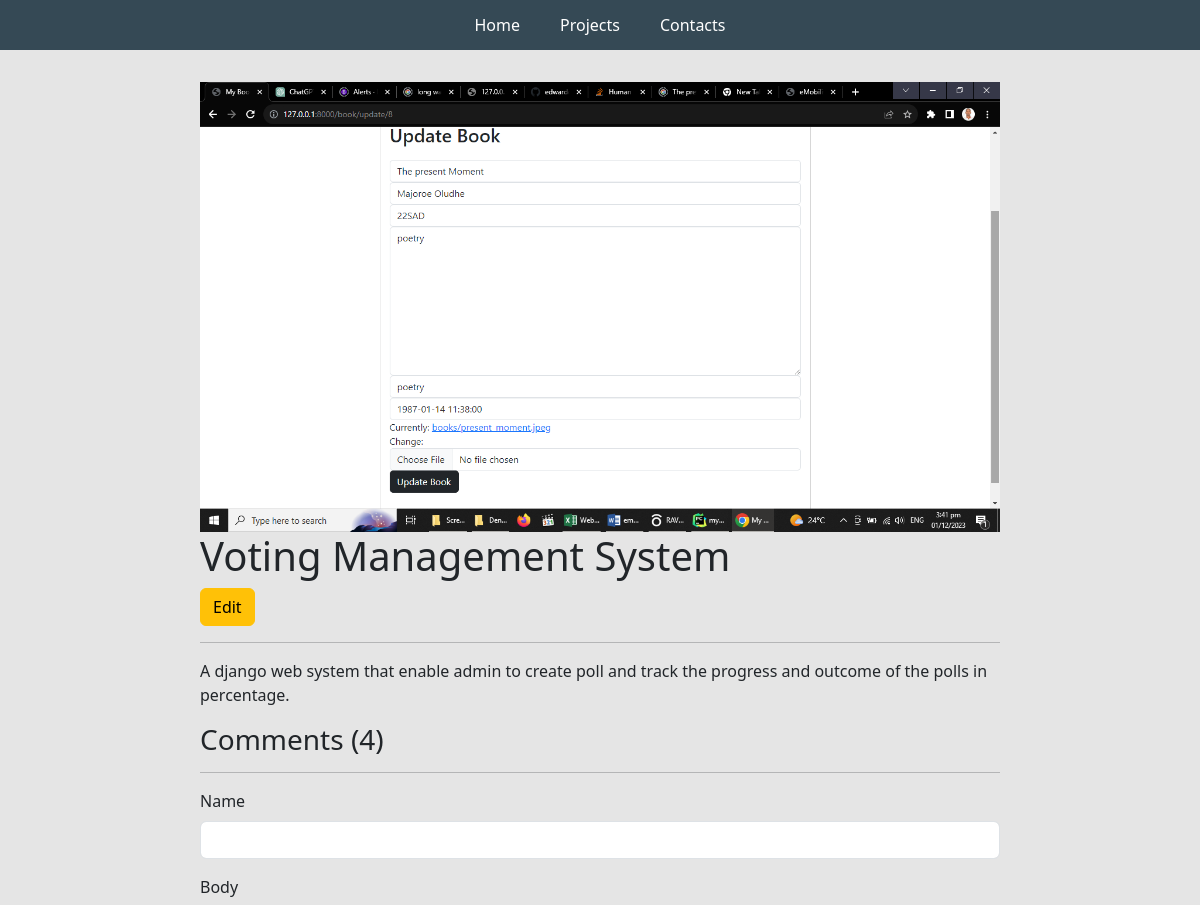
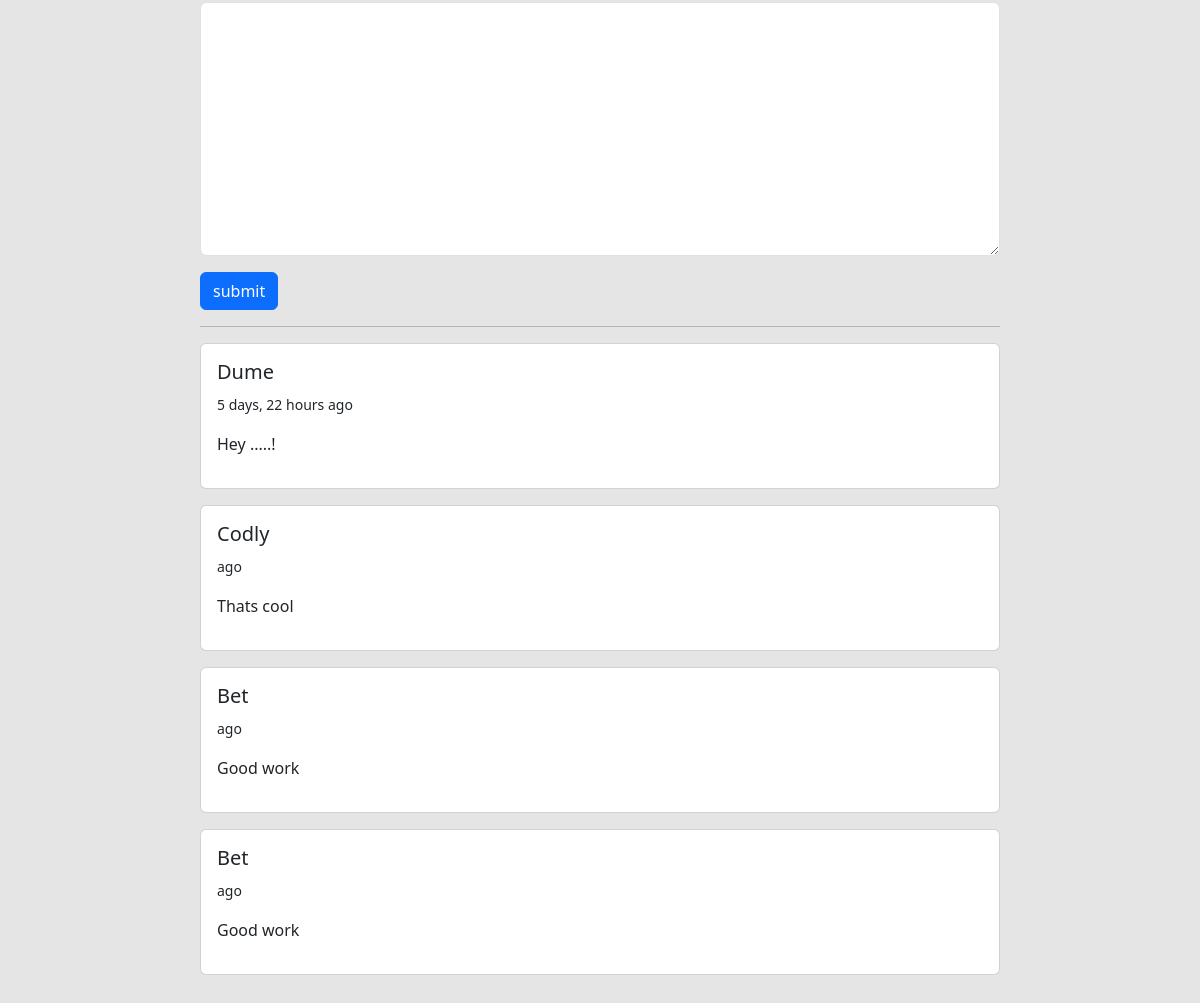
Page /project/8d73ebbd-f04e-490c-9ca4-b1b8402a4cdc/ on the committed database (2 pictures, top to bottom).
### base/models.py (models this page shows, shortened)
class Project(models.Model):
    title= models.CharField(max_length=200)
    thumbnail=models.ImageField(null=True)
    body=RichTextUploadingField()
    slug=models.SlugField(null=True, blank=True)
    created=models.DateTimeField(auto_now_add=True)
    id=models.UUIDField(default=uuid.uuid4, unique=True, primary_key=True, editable=False)

class Comment(models.Model):
     project=models.ForeignKey(Project, on_delete=models.CASCADE)
     name = models.CharField(max_length=200)
     body = models.TextField(null=True, blank=True)
     created=models.DateTimeField(auto_now_add=True, null=True)

### base/views.py (the view, shortened to what this page needs)
# urls.py: path('project/<str:pk>/',views.projectPage, name='project'),
def projectPage(request,pk):
    project=Project.objects.get(id=pk)
    count=project.comment_set.count()
    comments = project.comment_set.all().order_by('-created')
    form=CommentForm()
    context={'project':project, 'count':count, 'comments':comments, 'form':form}
    return render(request, 'base/project.html', context)

### base/forms.py
class CommentForm(ModelForm):
    class Meta:
        model = Comment
        fields='__all__'
        exclude =['project']
    def __init__(self, *args, **kwargs):
        super(CommentForm, self).__init__(*args, **kwargs)
        self.fields['name'].widget.attrs.update(
            {'class': 'form-control'})
        self.fields['body'].widget.attrs.update(
            {'class': 'form-control'})

### base/templates/base/project.html (shortened to what this page needs)
{%extends 'base/main.html'%}
{%load static%}
{%block content%}
<div class="container">
    <div class="project-container">
    <img class="project-image" src="{{project.thumbnail.url}}" alt="">
    <h1>{{project.title}}</h1>
    <a href="{% url 'edit-project' project.id %}" class="btn btn-warning">Edit</a>
    <hr>
    <p>{{project.body|safe}}</p>
    <div class="comments-container">
        <h3>Comments ({{count}})</h3>
        <hr>
        <form action="" method="POST">
            {%for field in form%}
            <div class="mb-3">
                <label for="exampleInputPassword1" class="form-label">{{field.label}}</label>
                {{field}}
            </div>
            {%endfor%}
            <input class="btn btn-primary" type="submit" value="submit">
        </form>
        <hr>
    {% for comment in comments%}
        <div class="card my-3">
            <div class="card-body">
                <h5>{{comment.name}}</h5>
                <small >{{comment.created|timesince}} ago</small>
                <p class="my-3">{{comment.body}}</p>
            </div>
        </div>
    {%endfor%}
    </div>
</div>
</div>
{% endblock content %}

### static/styles/main1.css (style rules this page uses)
body { background-color: #E5E5E5; }
.project-image { max-width: 800px; }

### base/templates/base/project.html (style rules this page uses)
.project-container { max-width:800px; margin: 0 auto; margin-top: 2em; margin-bottom: 2em; }

### rows in the picture
Project: thumbnail (picture), title "Voting Management System", body "A django web system that enable admin to create poll and track the progress and outcome of the polls in percentage."
Comment: name "Dume", created "5 days, 22 hours", body "Hey .....!"
Comment: name "Codly", body "Thats cool"
Comment: name "Bet", body "Good work"
Comment: name "Bet", body "Good work"

### other values in the picture
{{ count }} "4"
{{ field.label }} "Name" "Body"
